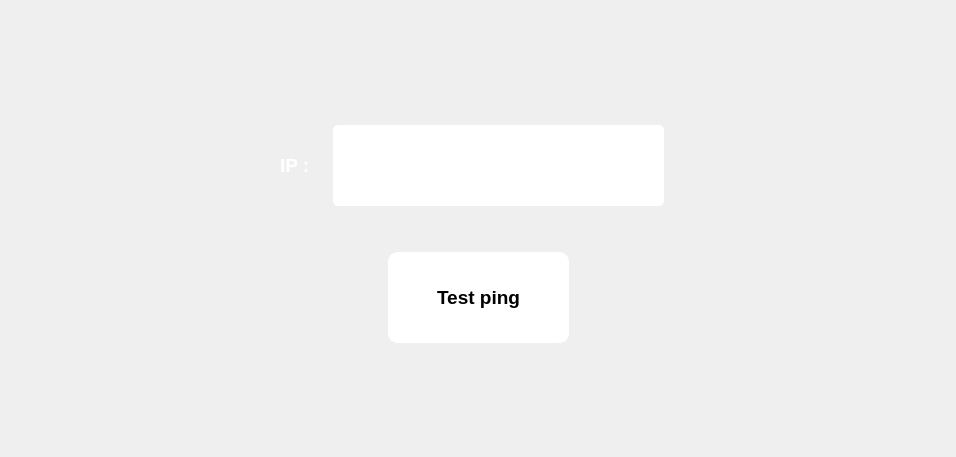
     <widget class="QWidget" name="P_ID_LMS">
      <attribute name="title">
       <string>LMS</string>
      </attribute>
      <layout class="QGridLayout" name="gridLayout_7">
       <item row="1" column="0" colspan="3">
        <layout class="QHBoxLayout" name="horizontalLayout_7">
         <property name="margin">
          <number>5</number>
         </property>
         <item>
          <spacer name="horizontalSpacer_26">
           <property name="orientation">
            <enum>Qt::Horizontal</enum>
           </property>
           <property name="sizeType">
            <enum>QSizePolicy::MinimumExpanding</enum>
           </property>
           <property name="sizeHint" stdset="0">
            <size>
             <width>40</width>
             <height>20</height>
            </size>
           </property>
          </spacer>
         </item>
         <item>
          <widget class="QLabel" name="label_LMS_ip">
           <property name="minimumSize">
            <size>
             <width>42</width>
             <height>101</height>
            </size>
           </property>
           <property name="maximumSize">
            <size>
             <width>42</width>
             <height>101</height>
            </size>
           </property>
           <property name="font">
            <font>
             <pointsize>14</pointsize>
             <weight>75</weight>
             <bold>true</bold>
            </font>
           </property>
           <property name="styleSheet">
            <string notr="true">color: rgb(255, 255, 255);
background-color: rgba(255, 255, 255, 0);</string>
           </property>
           <property name="text">
            <string>IP : </string>
           </property>
           <property name="scaledContents">
            <bool>true</bool>
           </property>
           <property name="wordWrap">
            <bool>true</bool>
           </property>
          </widget>
         </item>
         <item>
          <spacer name="horizontalSpacer_24">
           <property name="orientation">
            <enum>Qt::Horizontal</enum>
           </property>
           <property name="sizeType">
            <enum>QSizePolicy::Fixed</enum>
           </property>
           <property name="sizeHint" stdset="0">
            <size>
             <width>5</width>
             <height>20</height>
            </size>
           </property>
          </spacer>
         </item>
         <item>
          <widget class="QLineEdit" name="LineE_IP_LMS">
           <property name="minimumSize">
            <size>
             <width>331</width>
             <height>81</height>
            </size>
           </property>
           <property name="maximumSize">
            <size>
             <width>331</width>
             <height>81</height>
            </size>
           </property>
           <property name="font">
            <font>
             <pointsize>15</pointsize>
             <weight>75</weight>
             <bold>true</bold>
            </font>
           </property>
           <property name="focusPolicy">
            <enum>Qt::NoFocus</enum>
           </property>
           <property name="contextMenuPolicy">
            <enum>Qt::NoContextMenu</enum>
           </property>
           <property name="styleSheet">
            <string notr="true">QLineEdit{
background-color: rgb(255, 255, 255);
border-radius:5px;
}
</string>
           </property>
           <property name="inputMask">
            <string/>
           </property>
           <property name="text">
            <string/>
           </property>
           <property name="alignment">
            <set>Qt::AlignCenter</set>
           </property>
          </widget>
         </item>
         <item>
          <widget class="QLabel" name="label_status">
           <property name="maximumSize">
            <size>
             <width>80</width>
             <height>80</height>
            </size>
           </property>
           <property name="text">
            <string/>
           </property>
           <property name="pixmap">
            <pixmap resource="Src.qrc">:/ImgList/error</pixmap>
           </property>
           <property name="scaledContents">
            <bool>true</bool>
           </property>
          </widget>
         </item>
         <item>
          <spacer name="horizontalSpacer_25">
           <property name="orientation">
            <enum>Qt::Horizontal</enum>
           </property>
           <property name="sizeType">
            <enum>QSizePolicy::MinimumExpanding</enum>
           </property>
           <property name="sizeHint" stdset="0">
            <size>
             <width>40</width>
             <height>20</height>
            </size>
           </property>
          </spacer>
         </item>
        </layout>
       </item>
       <item row="2" column="1">
        <spacer name="verticalSpacer_19">
         <property name="orientation">
          <enum>Qt::Vertical</enum>
         </property>
         <property name="sizeType">
          <enum>QSizePolicy::Fixed</enum>
         </property>
         <property name="sizeHint" stdset="0">
          <size>
           <width>20</width>
           <height>20</height>
          </size>
         </property>
        </spacer>
       </item>
       <item row="3" column="0" colspan="3">
        <layout class="QHBoxLayout" name="horizontalLayout_8">
         <property name="margin">
          <number>5</number>
         </property>
         <item>
          <spacer name="horizontalSpacer_27">
           <property name="orientation">
            <enum>Qt::Horizontal</enum>
           </property>
           <property name="sizeHint" stdset="0">
            <size>
             <width>40</width>
             <height>20</height>
            </size>
           </property>
          </spacer>
         </item>
         <item>
          <widget class="QPushButton" name="B_Ping">
           <property name="minimumSize">
            <size>
             <width>181</width>
             <height>91</height>
            </size>
           </property>
           <property name="maximumSize">
            <size>
             <width>181</width>
             <height>91</height>
            </size>
           </property>
           <property name="font">
            <font>
             <pointsize>14</pointsize>
             <weight>75</weight>
             <bold>true</bold>
            </font>
           </property>
           <property name="styleSheet">
            <string notr="true">QPushButton:flat:pressed{ 

	background-color: #ECF0F1;
}

QPushButton:flat {   
    	border:2px solid white;
		border-style: outset;
        border-radius:10px;
        background-color: rgb(255, 255, 255);
}</string>
           </property>
           <property name="text">
            <string>Test ping</string>
           </property>
           <property name="flat">
            <bool>true</bool>
           </property>
          </widget>
         </item>
         <item>
          <spacer name="horizontalSpacer_28">
           <property name="orientation">
            <enum>Qt::Horizontal</enum>
           </property>
           <property name="sizeHint" stdset="0">
            <size>
             <width>40</width>
             <height>20</height>
            </size>
           </property>
          </spacer>
         </item>
        </layout>
       </item>
       <item row="4" column="0" colspan="3">
        <spacer name="verticalSpacer_18">
         <property name="orientation">
          <enum>Qt::Vertical</enum>
         </property>
         <property name="sizeHint" stdset="0">
          <size>
           <width>934</width>
           <height>98</height>
          </size>
         </property>
        </spacer>
       </item>
       <item row="0" column="0" colspan="3">
        <spacer name="verticalSpacer_17">
         <property name="orientation">
          <enum>Qt::Vertical</enum>
         </property>
         <property name="sizeHint" stdset="0">
          <size>
           <width>934</width>
           <height>99</height>
          </size>
         </property>
        </spacer>
       </item>
      </layout>
     </widget>
